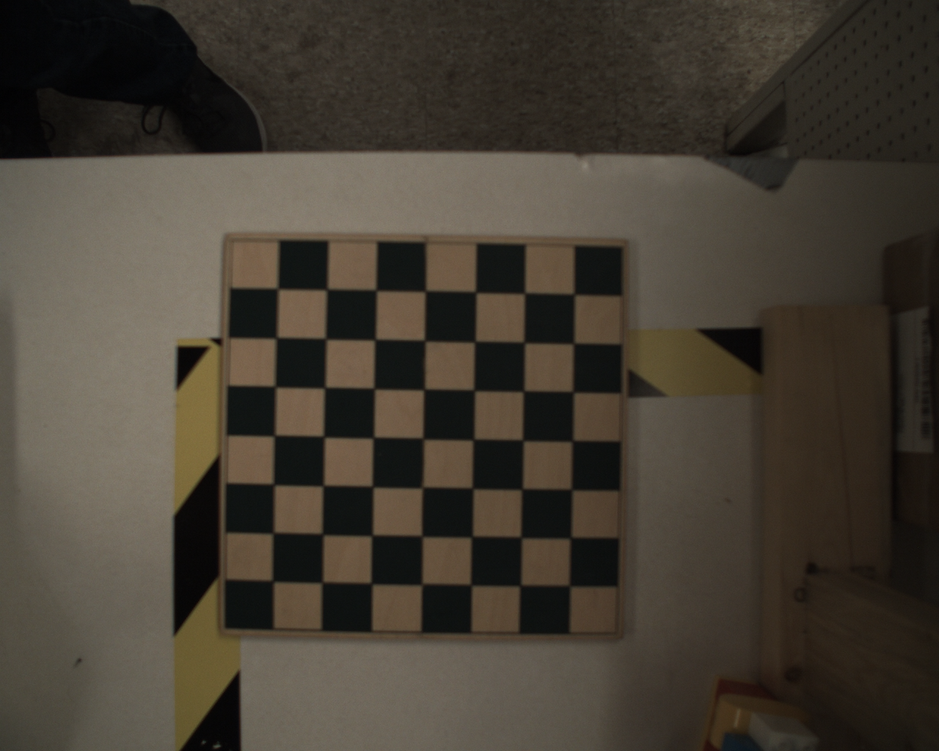
#> input picture calibration/cam_1_images/cam_1_frame_3.png, 939 x 751 px, shrunk from 1280 x 1024 before the run, found by its file name
$ python DepthMap_2.0.py
#> lines starting #> are read from the running program, lines starting #| are printed output that depends on the picture
import cv2
import numpy as np

if __name__ == "__main__":
    # disparity settings
    window_size = 5
    min_disp = 32
    num_disp = 112 - min_disp
    stereo = cv2.StereoSGBM_create(
        minDisparity=min_disp,
        numDisparities=num_disp,
        blockSize=window_size,
        uniquenessRatio=10,
        speckleWindowSize=100,
        speckleRange=32,
        disp12MaxDiff=1,
        P1=8 * 3 * window_size ** 2,
        P2=32 * 3 * window_size ** 2,
    )

    # morphology settings
    kernel = np.ones((12, 12), np.uint8)

    image_left = cv2.imread('C:/Users\jmjerred-adm\PycharmProjects\pick-point\images\capture\cam_1_frame_3.png')
#> image_left is the input picture: shape (751, 939, 3); mean B, G, R 51.4, 61.7, 68.6
    image_right = cv2.imread('C:/Users\jmjerred-adm\PycharmProjects\pick-point\images\capture\cam_0_frame_3.png')
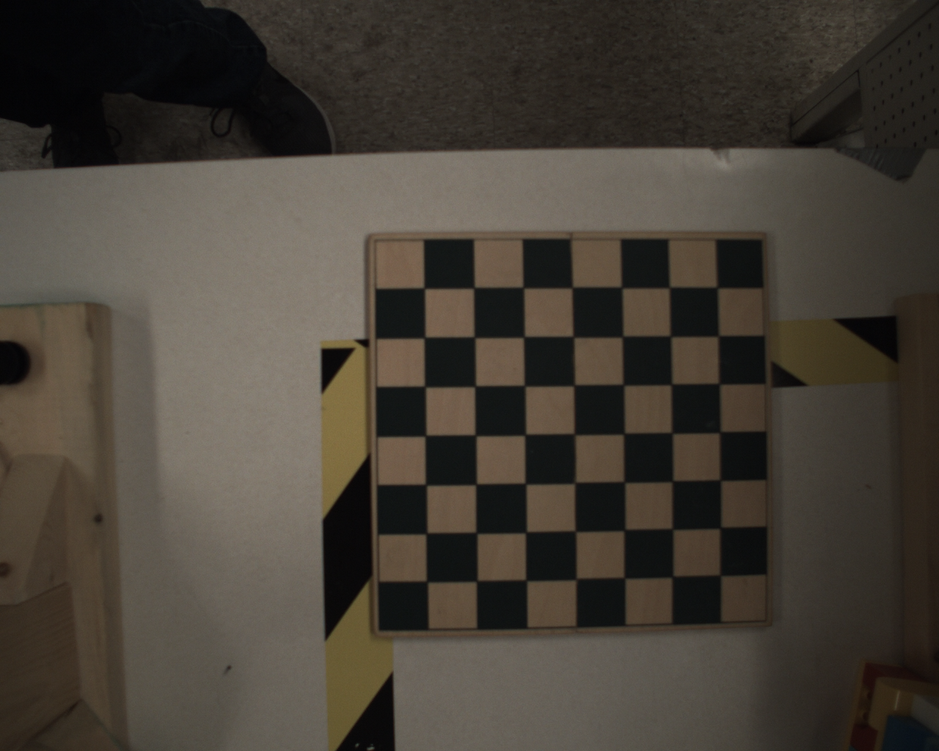
#> input picture calibration/cam_0_images/cam_0_frame_3.png, 939 x 751 px, shrunk from 1280 x 1024 before the run, found by its file name
#> image_right is the input picture: shape (751, 939, 3); mean B, G, R 54.6, 63.3, 69.7

    # compute disparity
    disparity = stereo.compute(image_left, image_right).astype(np.float32) / 16.0
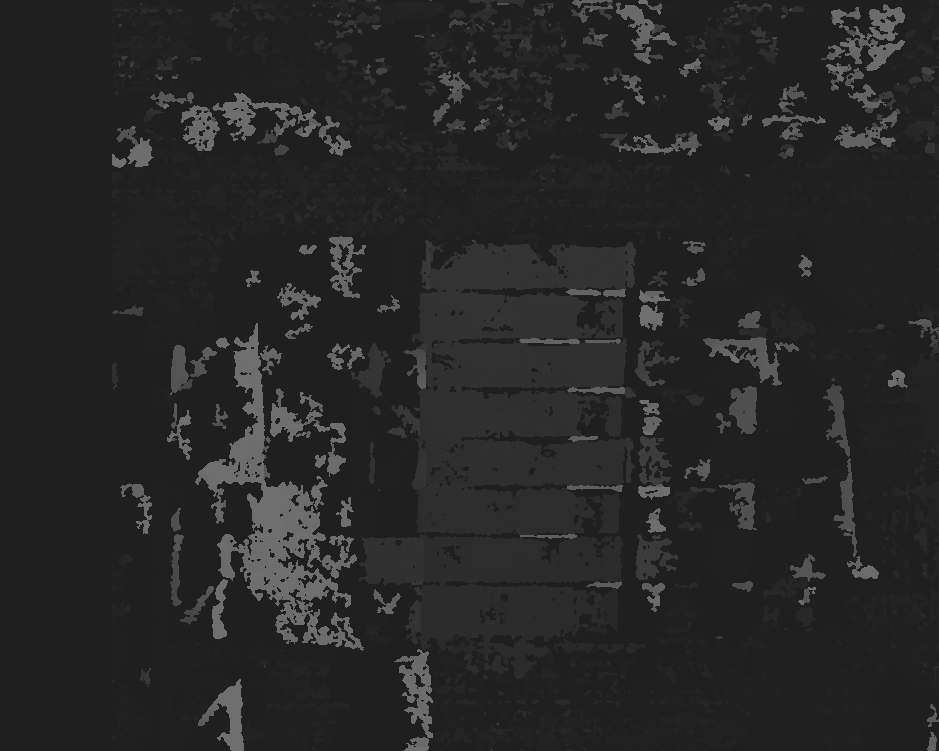
#> disparity: shape (751, 939) float32; min 31, max 111, mean 38.8
    disparity = (disparity - min_disp) / num_disp
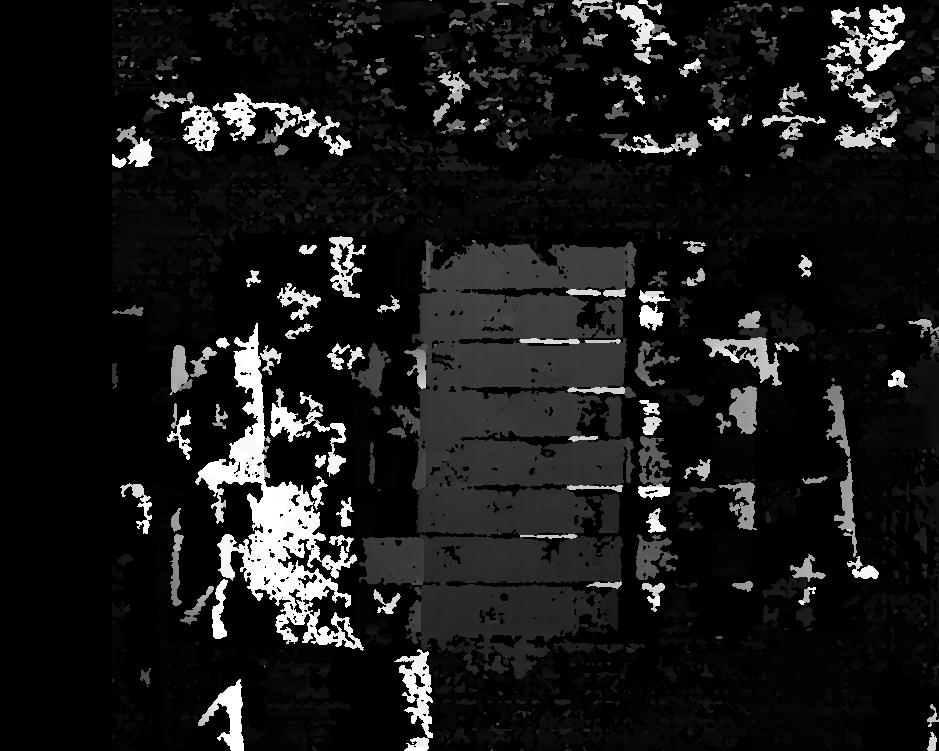
#> disparity: shape (751, 939) float32; min -0.0125, max 0.988, mean 0.0855; drawn with min black and max white
    cv2.imshow("TEST", np.array(disparity, dtype=np.uint16 ))
    cv2.waitKey()

    print('Done')
    cv2.destroyAllWindows()
